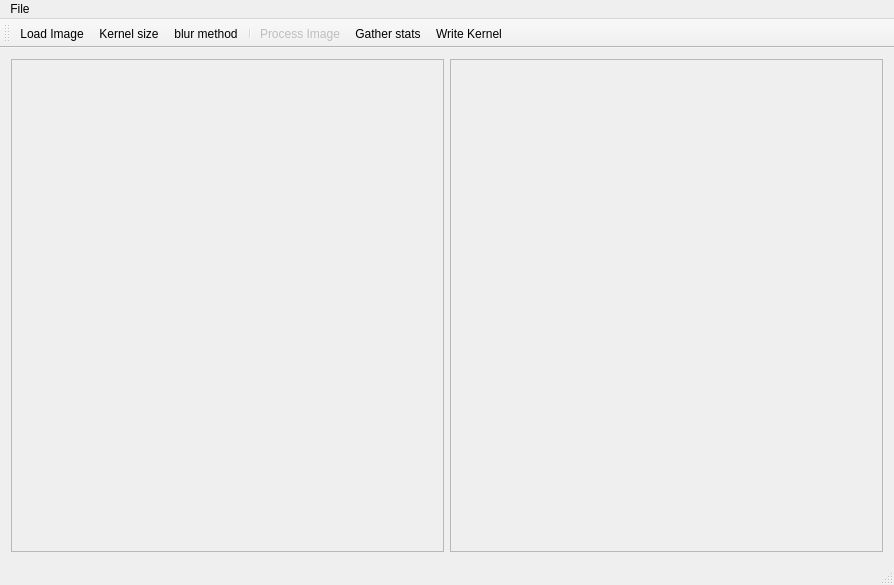
<?xml version="1.0" encoding="UTF-8"?>
<ui version="4.0">
 <class>MainWindow</class>
 <widget class="QMainWindow" name="MainWindow">
  <property name="geometry">
   <rect>
    <x>0</x>
    <y>0</y>
    <width>894</width>
    <height>585</height>
   </rect>
  </property>
  <property name="windowTitle">
   <string>Gaussian Blur</string>
  </property>
  <property name="documentMode">
   <bool>false</bool>
  </property>
  <widget class="QWidget" name="centralWidget">
   <layout class="QHBoxLayout" name="horizontalLayout_3">
    <item>
     <widget class="QScrollArea" name="scrollAreaImage">
      <property name="widgetResizable">
       <bool>true</bool>
      </property>
      <property name="alignment">
       <set>Qt::AlignCenter</set>
      </property>
      <widget class="QWidget" name="scrollAreaWidgetContents_3">
       <property name="geometry">
        <rect>
         <x>0</x>
         <y>0</y>
         <width>431</width>
         <height>489</height>
        </rect>
       </property>
       <layout class="QVBoxLayout" name="verticalLayout"/>
      </widget>
     </widget>
    </item>
    <item>
     <widget class="QScrollArea" name="scrollAreaBlur">
      <property name="widgetResizable">
       <bool>true</bool>
      </property>
      <property name="alignment">
       <set>Qt::AlignCenter</set>
      </property>
      <widget class="QWidget" name="scrollAreaWidgetContents_2">
       <property name="geometry">
        <rect>
         <x>0</x>
         <y>0</y>
         <width>431</width>
         <height>489</height>
        </rect>
       </property>
       <layout class="QVBoxLayout" name="verticalLayout_2"/>
      </widget>
     </widget>
    </item>
   </layout>
  </widget>
  <widget class="QMenuBar" name="menuBar">
   <property name="geometry">
    <rect>
     <x>0</x>
     <y>0</y>
     <width>894</width>
     <height>23</height>
    </rect>
   </property>
   <widget class="QMenu" name="menuFile">
    <property name="title">
     <string>File</string>
    </property>
    <addaction name="actionLoad_Image"/>
    <addaction name="actionProcess_Image"/>
   </widget>
   <addaction name="menuFile"/>
  </widget>
  <widget class="QStatusBar" name="statusBar">
   <property name="sizeGripEnabled">
    <bool>true</bool>
   </property>
  </widget>
  <widget class="QToolBar" name="toolBar">
   <property name="windowTitle">
    <string>toolBar</string>
   </property>
   <attribute name="toolBarArea">
    <enum>TopToolBarArea</enum>
   </attribute>
   <attribute name="toolBarBreak">
    <bool>false</bool>
   </attribute>
   <addaction name="actionLoad_Image"/>
   <addaction name="actionSet_kernel_size"/>
   <addaction name="actionBlur_method"/>
   <addaction name="separator"/>
   <addaction name="actionProcess_Image"/>
   <addaction name="actionGather_stats"/>
   <addaction name="actionWrite_Kernel"/>
  </widget>
  <action name="actionLoad_Image">
   <property name="text">
    <string>Load Image</string>
   </property>
  </action>
  <action name="actionProcess_Image">
   <property name="enabled">
    <bool>false</bool>
   </property>
   <property name="text">
    <string>Process Image</string>
   </property>
  </action>
  <action name="actionSet_kernel_size">
   <property name="enabled">
    <bool>true</bool>
   </property>
   <property name="text">
    <string>Kernel size</string>
   </property>
  </action>
  <action name="actionGather_stats">
   <property name="text">
    <string>Gather stats</string>
   </property>
  </action>
  <action name="actionWrite_Kernel">
   <property name="text">
    <string>Write Kernel</string>
   </property>
  </action>
  <action name="actionBlur_method">
   <property name="text">
    <string>blur method</string>
   </property>
  </action>
 </widget>
 <layoutdefault spacing="6" margin="11"/>
 <resources/>
 <connections/>
</ui>
